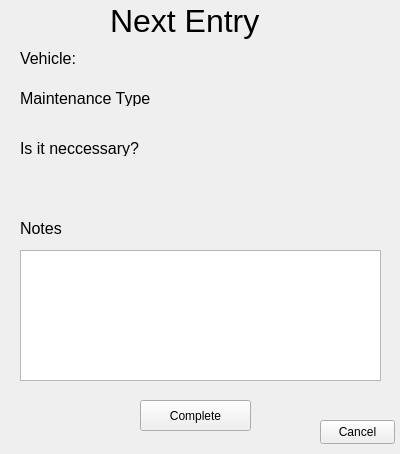
<?xml version="1.0" encoding="UTF-8"?>
<ui version="4.0">
 <class>nextreport</class>
 <widget class="QWidget" name="nextreport">
  <property name="geometry">
   <rect>
    <x>0</x>
    <y>0</y>
    <width>400</width>
    <height>454</height>
   </rect>
  </property>
  <property name="windowTitle">
   <string>Form</string>
  </property>
  <widget class="QLabel" name="necessaryLabel">
   <property name="geometry">
    <rect>
     <x>20</x>
     <y>140</y>
     <width>131</width>
     <height>16</height>
    </rect>
   </property>
   <property name="font">
    <font>
     <pointsize>12</pointsize>
    </font>
   </property>
   <property name="text">
    <string>Is it neccessary?</string>
   </property>
  </widget>
  <widget class="QLabel" name="label">
   <property name="geometry">
    <rect>
     <x>20</x>
     <y>220</y>
     <width>49</width>
     <height>16</height>
    </rect>
   </property>
   <property name="font">
    <font>
     <pointsize>12</pointsize>
    </font>
   </property>
   <property name="text">
    <string>Notes</string>
   </property>
  </widget>
  <widget class="QPushButton" name="cancel">
   <property name="geometry">
    <rect>
     <x>320</x>
     <y>420</y>
     <width>75</width>
     <height>24</height>
    </rect>
   </property>
   <property name="text">
    <string>Cancel</string>
   </property>
  </widget>
  <widget class="QLabel" name="nextEntrylabel">
   <property name="geometry">
    <rect>
     <x>110</x>
     <y>0</y>
     <width>151</width>
     <height>41</height>
    </rect>
   </property>
   <property name="font">
    <font>
     <pointsize>24</pointsize>
    </font>
   </property>
   <property name="text">
    <string>Next Entry</string>
   </property>
  </widget>
  <widget class="QLabel" name="selectedVehicle">
   <property name="geometry">
    <rect>
     <x>110</x>
     <y>50</y>
     <width>281</width>
     <height>16</height>
    </rect>
   </property>
   <property name="font">
    <font>
     <pointsize>12</pointsize>
     <italic>true</italic>
    </font>
   </property>
   <property name="text">
    <string/>
   </property>
  </widget>
  <widget class="QLabel" name="vehicleLabel">
   <property name="geometry">
    <rect>
     <x>20</x>
     <y>50</y>
     <width>81</width>
     <height>16</height>
    </rect>
   </property>
   <property name="font">
    <font>
     <pointsize>12</pointsize>
    </font>
   </property>
   <property name="text">
    <string>Vehicle:</string>
   </property>
  </widget>
  <widget class="QLabel" name="maintenanceLabel">
   <property name="geometry">
    <rect>
     <x>20</x>
     <y>90</y>
     <width>131</width>
     <height>16</height>
    </rect>
   </property>
   <property name="font">
    <font>
     <pointsize>12</pointsize>
    </font>
   </property>
   <property name="text">
    <string>Maintenance Type:</string>
   </property>
  </widget>
  <widget class="QPushButton" name="complete">
   <property name="geometry">
    <rect>
     <x>140</x>
     <y>400</y>
     <width>111</width>
     <height>31</height>
    </rect>
   </property>
   <property name="text">
    <string>Complete</string>
   </property>
  </widget>
  <widget class="QLabel" name="selectedNecessary">
   <property name="geometry">
    <rect>
     <x>170</x>
     <y>140</y>
     <width>131</width>
     <height>16</height>
    </rect>
   </property>
   <property name="font">
    <font>
     <pointsize>12</pointsize>
     <italic>true</italic>
    </font>
   </property>
   <property name="text">
    <string/>
   </property>
  </widget>
  <widget class="QLabel" name="selectedMaintenance">
   <property name="geometry">
    <rect>
     <x>170</x>
     <y>90</y>
     <width>221</width>
     <height>16</height>
    </rect>
   </property>
   <property name="font">
    <font>
     <pointsize>12</pointsize>
     <italic>true</italic>
    </font>
   </property>
   <property name="text">
    <string/>
   </property>
  </widget>
  <widget class="QTextBrowser" name="notesBrowser">
   <property name="geometry">
    <rect>
     <x>20</x>
     <y>250</y>
     <width>361</width>
     <height>131</height>
    </rect>
   </property>
  </widget>
 </widget>
 <resources/>
 <connections>
  <connection>
   <sender>complete</sender>
   <signal>clicked()</signal>
   <receiver>nextreport</receiver>
   <slot>complete()</slot>
   <hints>
    <hint type="sourcelabel">
     <x>228</x>
     <y>420</y>
    </hint>
    <hint type="destinationlabel">
     <x>57</x>
     <y>404</y>
    </hint>
   </hints>
  </connection>
  <connection>
   <sender>cancel</sender>
   <signal>clicked()</signal>
   <receiver>nextreport</receiver>
   <slot>cancel()</slot>
   <hints>
    <hint type="sourcelabel">
     <x>361</x>
     <y>430</y>
    </hint>
    <hint type="destinationlabel">
     <x>343</x>
     <y>404</y>
    </hint>
   </hints>
  </connection>
 </connections>
 <slots>
  <slot>complete()</slot>
  <slot>cancel()</slot>
 </slots>
</ui>
